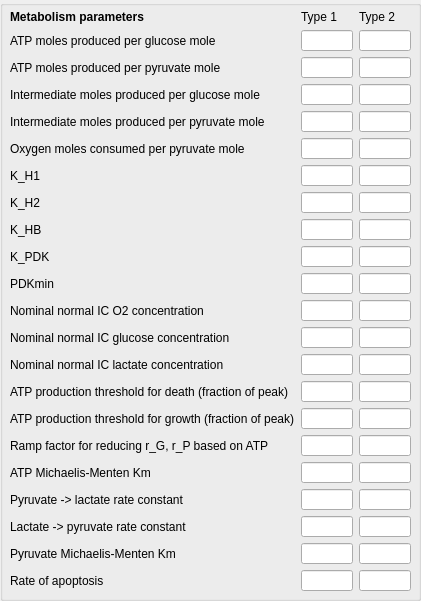
           <widget class="QGroupBox" name="groupBox_metabolism">
            <property name="geometry">
             <rect>
              <x>590</x>
              <y>30</y>
              <width>421</width>
              <height>601</height>
             </rect>
            </property>
            <property name="title">
             <string/>
            </property>
            <widget class="QWidget" name="gridLayoutWidget_2">
             <property name="geometry">
              <rect>
               <x>10</x>
               <y>10</y>
               <width>401</width>
               <height>581</height>
              </rect>
             </property>
             <layout class="QGridLayout" name="gridLayout_4">
              <item row="1" column="2">
               <widget class="QLineEdit" name="line_N_GA_2">
                <property name="maximumSize">
                 <size>
                  <width>60</width>
                  <height>16777215</height>
                 </size>
                </property>
                <property name="alignment">
                 <set>Qt::AlignRight|Qt::AlignTrailing|Qt::AlignVCenter</set>
                </property>
               </widget>
              </item>
              <item row="1" column="1">
               <widget class="QLineEdit" name="line_N_GA_1">
                <property name="maximumSize">
                 <size>
                  <width>60</width>
                  <height>16777215</height>
                 </size>
                </property>
                <property name="alignment">
                 <set>Qt::AlignRight|Qt::AlignTrailing|Qt::AlignVCenter</set>
                </property>
               </widget>
              </item>
              <item row="1" column="0">
               <widget class="QMyLabel" name="label_N_GA_1">
                <property name="text">
                 <string>ATP moles produced per glucose mole</string>
                </property>
               </widget>
              </item>
              <item row="0" column="0">
               <widget class="QLabel" name="alabel_metab_params">
                <property name="font">
                 <font>
                  <weight>75</weight>
                  <bold>true</bold>
                 </font>
                </property>
                <property name="text">
                 <string>Metabolism parameters</string>
                </property>
               </widget>
              </item>
              <item row="0" column="1">
               <widget class="QLabel" name="alabel_11">
                <property name="text">
                 <string>Type 1</string>
                </property>
               </widget>
              </item>
              <item row="0" column="2">
               <widget class="QLabel" name="alabel_12">
                <property name="text">
                 <string>Type 2</string>
                </property>
               </widget>
              </item>
              <item row="2" column="1">
               <widget class="QLineEdit" name="line_N_PA_1">
                <property name="maximumSize">
                 <size>
                  <width>60</width>
                  <height>16777215</height>
                 </size>
                </property>
                <property name="alignment">
                 <set>Qt::AlignRight|Qt::AlignTrailing|Qt::AlignVCenter</set>
                </property>
               </widget>
              </item>
              <item row="3" column="1">
               <widget class="QLineEdit" name="line_N_GI_1">
                <property name="maximumSize">
                 <size>
                  <width>60</width>
                  <height>16777215</height>
                 </size>
                </property>
                <property name="alignment">
                 <set>Qt::AlignRight|Qt::AlignTrailing|Qt::AlignVCenter</set>
                </property>
               </widget>
              </item>
              <item row="4" column="1">
               <widget class="QLineEdit" name="line_N_PI_1">
                <property name="maximumSize">
                 <size>
                  <width>60</width>
                  <height>16777215</height>
                 </size>
                </property>
                <property name="alignment">
                 <set>Qt::AlignRight|Qt::AlignTrailing|Qt::AlignVCenter</set>
                </property>
               </widget>
              </item>
              <item row="5" column="1">
               <widget class="QLineEdit" name="line_N_PO_1">
                <property name="maximumSize">
                 <size>
                  <width>60</width>
                  <height>16777215</height>
                 </size>
                </property>
                <property name="alignment">
                 <set>Qt::AlignRight|Qt::AlignTrailing|Qt::AlignVCenter</set>
                </property>
               </widget>
              </item>
              <item row="2" column="0">
               <widget class="QMyLabel" name="label_N_PA_1">
                <property name="text">
                 <string>ATP moles produced per pyruvate mole</string>
                </property>
               </widget>
              </item>
              <item row="3" column="0">
               <widget class="QMyLabel" name="label_N_GI_1">
                <property name="text">
                 <string>Intermediate moles produced per glucose mole</string>
                </property>
               </widget>
              </item>
              <item row="4" column="0">
               <widget class="QMyLabel" name="label_N_PI_1">
                <property name="text">
                 <string>Intermediate moles produced per pyruvate mole</string>
                </property>
               </widget>
              </item>
              <item row="5" column="0">
               <widget class="QMyLabel" name="label_N_PO_1">
                <property name="text">
                 <string>Oxygen moles consumed per pyruvate mole</string>
                </property>
               </widget>
              </item>
              <item row="6" column="1">
               <widget class="QLineEdit" name="line_K_H1_1">
                <property name="maximumSize">
                 <size>
                  <width>60</width>
                  <height>16777215</height>
                 </size>
                </property>
                <property name="alignment">
                 <set>Qt::AlignRight|Qt::AlignTrailing|Qt::AlignVCenter</set>
                </property>
               </widget>
              </item>
              <item row="7" column="1">
               <widget class="QLineEdit" name="line_K_H2_1">
                <property name="maximumSize">
                 <size>
                  <width>60</width>
                  <height>16777215</height>
                 </size>
                </property>
                <property name="alignment">
                 <set>Qt::AlignRight|Qt::AlignTrailing|Qt::AlignVCenter</set>
                </property>
               </widget>
              </item>
              <item row="8" column="1">
               <widget class="QLineEdit" name="line_K_HB_1">
                <property name="maximumSize">
                 <size>
                  <width>60</width>
                  <height>16777215</height>
                 </size>
                </property>
                <property name="alignment">
                 <set>Qt::AlignRight|Qt::AlignTrailing|Qt::AlignVCenter</set>
                </property>
               </widget>
              </item>
              <item row="6" column="0">
               <widget class="QMyLabel" name="label_K_H1_1">
                <property name="text">
                 <string>K_H1</string>
                </property>
               </widget>
              </item>
              <item row="7" column="0">
               <widget class="QMyLabel" name="label_K_H2_1">
                <property name="text">
                 <string>K_H2</string>
                </property>
               </widget>
              </item>
              <item row="8" column="0">
               <widget class="QMyLabel" name="label_K_HB_1">
                <property name="text">
                 <string>K_HB</string>
                </property>
               </widget>
              </item>
              <item row="14" column="1">
               <widget class="QLineEdit" name="line_ATP_S_1">
                <property name="maximumSize">
                 <size>
                  <width>60</width>
                  <height>16777215</height>
                 </size>
                </property>
                <property name="alignment">
                 <set>Qt::AlignRight|Qt::AlignTrailing|Qt::AlignVCenter</set>
                </property>
               </widget>
              </item>
              <item row="18" column="1">
               <widget class="QLineEdit" name="line_K_PL_1">
                <property name="maximumSize">
                 <size>
                  <width>60</width>
                  <height>16777215</height>
                 </size>
                </property>
                <property name="alignment">
                 <set>Qt::AlignRight|Qt::AlignTrailing|Qt::AlignVCenter</set>
                </property>
               </widget>
              </item>
              <item row="19" column="1">
               <widget class="QLineEdit" name="line_K_LP_1">
                <property name="maximumSize">
                 <size>
                  <width>60</width>
                  <height>16777215</height>
                 </size>
                </property>
                <property name="alignment">
                 <set>Qt::AlignRight|Qt::AlignTrailing|Qt::AlignVCenter</set>
                </property>
               </widget>
              </item>
              <item row="14" column="0">
               <widget class="QMyLabel" name="label_ATP_S_1">
                <property name="text">
                 <string>ATP production threshold for death (fraction of peak)</string>
                </property>
               </widget>
              </item>
              <item row="18" column="0">
               <widget class="QMyLabel" name="label_K_PL_1">
                <property name="text">
                 <string>Pyruvate -&gt; lactate rate constant</string>
                </property>
               </widget>
              </item>
              <item row="19" column="0">
               <widget class="QMyLabel" name="label_K_LP_1">
                <property name="text">
                 <string>Lactate -&gt; pyruvate rate constant</string>
                </property>
               </widget>
              </item>
              <item row="2" column="2">
               <widget class="QLineEdit" name="line_N_PA_2">
                <property name="maximumSize">
                 <size>
                  <width>60</width>
                  <height>16777215</height>
                 </size>
                </property>
                <property name="alignment">
                 <set>Qt::AlignRight|Qt::AlignTrailing|Qt::AlignVCenter</set>
                </property>
               </widget>
              </item>
              <item row="3" column="2">
               <widget class="QLineEdit" name="line_N_GI_2">
                <property name="maximumSize">
                 <size>
                  <width>60</width>
                  <height>16777215</height>
                 </size>
                </property>
                <property name="alignment">
                 <set>Qt::AlignRight|Qt::AlignTrailing|Qt::AlignVCenter</set>
                </property>
               </widget>
              </item>
              <item row="4" column="2">
               <widget class="QLineEdit" name="line_N_PI_2">
                <property name="maximumSize">
                 <size>
                  <width>60</width>
                  <height>16777215</height>
                 </size>
                </property>
                <property name="alignment">
                 <set>Qt::AlignRight|Qt::AlignTrailing|Qt::AlignVCenter</set>
                </property>
               </widget>
              </item>
              <item row="5" column="2">
               <widget class="QLineEdit" name="line_N_PO_2">
                <property name="maximumSize">
                 <size>
                  <width>60</width>
                  <height>16777215</height>
                 </size>
                </property>
                <property name="alignment">
                 <set>Qt::AlignRight|Qt::AlignTrailing|Qt::AlignVCenter</set>
                </property>
               </widget>
              </item>
              <item row="6" column="2">
               <widget class="QLineEdit" name="line_K_H1_2">
                <property name="maximumSize">
                 <size>
                  <width>60</width>
                  <height>16777215</height>
                 </size>
                </property>
                <property name="alignment">
                 <set>Qt::AlignRight|Qt::AlignTrailing|Qt::AlignVCenter</set>
                </property>
               </widget>
              </item>
              <item row="7" column="2">
               <widget class="QLineEdit" name="line_K_H2_2">
                <property name="maximumSize">
                 <size>
                  <width>60</width>
                  <height>16777215</height>
                 </size>
                </property>
                <property name="alignment">
                 <set>Qt::AlignRight|Qt::AlignTrailing|Qt::AlignVCenter</set>
                </property>
               </widget>
              </item>
              <item row="8" column="2">
               <widget class="QLineEdit" name="line_K_HB_2">
                <property name="maximumSize">
                 <size>
                  <width>60</width>
                  <height>16777215</height>
                 </size>
                </property>
                <property name="alignment">
                 <set>Qt::AlignRight|Qt::AlignTrailing|Qt::AlignVCenter</set>
                </property>
               </widget>
              </item>
              <item row="14" column="2">
               <widget class="QLineEdit" name="line_ATP_S_2">
                <property name="maximumSize">
                 <size>
                  <width>60</width>
                  <height>16777215</height>
                 </size>
                </property>
                <property name="alignment">
                 <set>Qt::AlignRight|Qt::AlignTrailing|Qt::AlignVCenter</set>
                </property>
               </widget>
              </item>
              <item row="18" column="2">
               <widget class="QLineEdit" name="line_K_PL_2">
                <property name="maximumSize">
                 <size>
                  <width>60</width>
                  <height>16777215</height>
                 </size>
                </property>
                <property name="alignment">
                 <set>Qt::AlignRight|Qt::AlignTrailing|Qt::AlignVCenter</set>
                </property>
               </widget>
              </item>
              <item row="19" column="2">
               <widget class="QLineEdit" name="line_K_LP_2">
                <property name="maximumSize">
                 <size>
                  <width>60</width>
                  <height>16777215</height>
                 </size>
                </property>
                <property name="alignment">
                 <set>Qt::AlignRight|Qt::AlignTrailing|Qt::AlignVCenter</set>
                </property>
               </widget>
              </item>
              <item row="9" column="0">
               <widget class="QMyLabel" name="label_K_PDK_1">
                <property name="text">
                 <string>K_PDK</string>
                </property>
               </widget>
              </item>
              <item row="9" column="1">
               <widget class="QLineEdit" name="line_K_PDK_1">
                <property name="maximumSize">
                 <size>
                  <width>60</width>
                  <height>16777215</height>
                 </size>
                </property>
                <property name="alignment">
                 <set>Qt::AlignRight|Qt::AlignTrailing|Qt::AlignVCenter</set>
                </property>
               </widget>
              </item>
              <item row="9" column="2">
               <widget class="QLineEdit" name="line_K_PDK_2">
                <property name="maximumSize">
                 <size>
                  <width>60</width>
                  <height>16777215</height>
                 </size>
                </property>
                <property name="alignment">
                 <set>Qt::AlignRight|Qt::AlignTrailing|Qt::AlignVCenter</set>
                </property>
               </widget>
              </item>
              <item row="21" column="1">
               <widget class="QLineEdit" name="line_APOPTOSIS_RATE_1">
                <property name="maximumSize">
                 <size>
                  <width>60</width>
                  <height>16777215</height>
                 </size>
                </property>
                <property name="alignment">
                 <set>Qt::AlignRight|Qt::AlignTrailing|Qt::AlignVCenter</set>
                </property>
               </widget>
              </item>
              <item row="21" column="2">
               <widget class="QLineEdit" name="line_APOPTOSIS_RATE_2">
                <property name="maximumSize">
                 <size>
                  <width>60</width>
                  <height>16777215</height>
                 </size>
                </property>
                <property name="alignment">
                 <set>Qt::AlignRight|Qt::AlignTrailing|Qt::AlignVCenter</set>
                </property>
               </widget>
              </item>
              <item row="21" column="0">
               <widget class="QMyLabel" name="label_APOPTOSIS_RATE_1">
                <property name="text">
                 <string>Rate of apoptosis</string>
                </property>
               </widget>
              </item>
              <item row="20" column="0">
               <widget class="QMyLabel" name="label_PYRUVATE_MM_KM_1">
                <property name="font">
                 <font>
                  <weight>50</weight>
                  <bold>false</bold>
                 </font>
                </property>
                <property name="text">
                 <string>Pyruvate Michaelis-Menten Km</string>
                </property>
               </widget>
              </item>
              <item row="20" column="1">
               <widget class="QLineEdit" name="line_PYRUVATE_MM_KM_1">
                <property name="maximumSize">
                 <size>
                  <width>60</width>
                  <height>16777215</height>
                 </size>
                </property>
                <property name="alignment">
                 <set>Qt::AlignRight|Qt::AlignTrailing|Qt::AlignVCenter</set>
                </property>
               </widget>
              </item>
              <item row="20" column="2">
               <widget class="QLineEdit" name="line_PYRUVATE_MM_KM_2">
                <property name="maximumSize">
                 <size>
                  <width>60</width>
                  <height>16777215</height>
                 </size>
                </property>
                <property name="alignment">
                 <set>Qt::AlignRight|Qt::AlignTrailing|Qt::AlignVCenter</set>
                </property>
               </widget>
              </item>
              <item row="10" column="0">
               <widget class="QMyLabel" name="label_PDKMIN_1">
                <property name="text">
                 <string>PDKmin</string>
                </property>
               </widget>
              </item>
              <item row="10" column="1">
               <widget class="QLineEdit" name="line_PDKMIN_1">
                <property name="maximumSize">
                 <size>
                  <width>60</width>
                  <height>16777215</height>
                 </size>
                </property>
                <property name="alignment">
                 <set>Qt::AlignRight|Qt::AlignTrailing|Qt::AlignVCenter</set>
                </property>
               </widget>
              </item>
              <item row="10" column="2">
               <widget class="QLineEdit" name="line_PDKMIN_2">
                <property name="maximumSize">
                 <size>
                  <width>60</width>
                  <height>16777215</height>
                 </size>
                </property>
                <property name="alignment">
                 <set>Qt::AlignRight|Qt::AlignTrailing|Qt::AlignVCenter</set>
                </property>
               </widget>
              </item>
              <item row="11" column="1">
               <widget class="QLineEdit" name="line_C_O2_NORM_1">
                <property name="enabled">
                 <bool>true</bool>
                </property>
                <property name="maximumSize">
                 <size>
                  <width>60</width>
                  <height>16777215</height>
                 </size>
                </property>
                <property name="alignment">
                 <set>Qt::AlignRight|Qt::AlignTrailing|Qt::AlignVCenter</set>
                </property>
               </widget>
              </item>
              <item row="11" column="2">
               <widget class="QLineEdit" name="line_C_O2_NORM_2">
                <property name="enabled">
                 <bool>true</bool>
                </property>
                <property name="maximumSize">
                 <size>
                  <width>60</width>
                  <height>16777215</height>
                 </size>
                </property>
                <property name="alignment">
                 <set>Qt::AlignRight|Qt::AlignTrailing|Qt::AlignVCenter</set>
                </property>
               </widget>
              </item>
              <item row="11" column="0">
               <widget class="QMyLabel" name="label_C_O2_NORM_1">
                <property name="enabled">
                 <bool>true</bool>
                </property>
                <property name="text">
                 <string>Nominal normal IC O2 concentration</string>
                </property>
               </widget>
              </item>
              <item row="12" column="1">
               <widget class="QLineEdit" name="line_C_G_NORM_1">
                <property name="enabled">
                 <bool>true</bool>
                </property>
                <property name="maximumSize">
                 <size>
                  <width>60</width>
                  <height>16777215</height>
                 </size>
                </property>
                <property name="alignment">
                 <set>Qt::AlignRight|Qt::AlignTrailing|Qt::AlignVCenter</set>
                </property>
               </widget>
              </item>
              <item row="12" column="2">
               <widget class="QLineEdit" name="line_C_G_NORM_2">
                <property name="enabled">
                 <bool>true</bool>
                </property>
                <property name="maximumSize">
                 <size>
                  <width>60</width>
                  <height>16777215</height>
                 </size>
                </property>
                <property name="alignment">
                 <set>Qt::AlignRight|Qt::AlignTrailing|Qt::AlignVCenter</set>
                </property>
               </widget>
              </item>
              <item row="12" column="0">
               <widget class="QMyLabel" name="label_C_G_NORM_1">
                <property name="enabled">
                 <bool>true</bool>
                </property>
                <property name="text">
                 <string>Nominal normal IC glucose concentration</string>
                </property>
               </widget>
              </item>
              <item row="13" column="1">
               <widget class="QLineEdit" name="line_C_L_NORM_1">
                <property name="enabled">
                 <bool>true</bool>
                </property>
                <property name="maximumSize">
                 <size>
                  <width>60</width>
                  <height>16777215</height>
                 </size>
                </property>
                <property name="alignment">
                 <set>Qt::AlignRight|Qt::AlignTrailing|Qt::AlignVCenter</set>
                </property>
               </widget>
              </item>
              <item row="13" column="2">
               <widget class="QLineEdit" name="line_C_L_NORM_2">
                <property name="enabled">
                 <bool>true</bool>
                </property>
                <property name="maximumSize">
                 <size>
                  <width>60</width>
                  <height>16777215</height>
                 </size>
                </property>
                <property name="alignment">
                 <set>Qt::AlignRight|Qt::AlignTrailing|Qt::AlignVCenter</set>
                </property>
               </widget>
              </item>
              <item row="13" column="0">
               <widget class="QMyLabel" name="label_C_L_NORM_1">
                <property name="enabled">
                 <bool>true</bool>
                </property>
                <property name="text">
                 <string>Nominal normal IC lactate concentration</string>
                </property>
               </widget>
              </item>
              <item row="17" column="1">
               <widget class="QLineEdit" name="line_ATP_MM_KM_1">
                <property name="maximumSize">
                 <size>
                  <width>60</width>
                  <height>16777215</height>
                 </size>
                </property>
                <property name="alignment">
                 <set>Qt::AlignRight|Qt::AlignTrailing|Qt::AlignVCenter</set>
                </property>
               </widget>
              </item>
              <item row="17" column="2">
               <widget class="QLineEdit" name="line_ATP_MM_KM_2">
                <property name="maximumSize">
                 <size>
                  <width>60</width>
                  <height>16777215</height>
                 </size>
                </property>
                <property name="alignment">
                 <set>Qt::AlignRight|Qt::AlignTrailing|Qt::AlignVCenter</set>
                </property>
               </widget>
              </item>
              <item row="17" column="0">
               <widget class="QMyLabel" name="label_ATP_MM_KM_1">
                <property name="text">
                 <string>ATP Michaelis-Menten Km</string>
                </property>
               </widget>
              </item>
              <item row="15" column="1">
               <widget class="QLineEdit" name="line_ATP_G_1">
                <property name="maximumSize">
                 <size>
                  <width>60</width>
                  <height>16777215</height>
                 </size>
                </property>
                <property name="alignment">
                 <set>Qt::AlignRight|Qt::AlignTrailing|Qt::AlignVCenter</set>
                </property>
               </widget>
              </item>
              <item row="15" column="2">
               <widget class="QLineEdit" name="line_ATP_G_2">
                <property name="maximumSize">
                 <size>
                  <width>60</width>
                  <height>16777215</height>
                 </size>
                </property>
                <property name="alignment">
                 <set>Qt::AlignRight|Qt::AlignTrailing|Qt::AlignVCenter</set>
                </property>
               </widget>
              </item>
              <item row="15" column="0">
               <widget class="QMyLabel" name="label_ATP_G_1">
                <property name="text">
                 <string>ATP production threshold for growth (fraction of peak)</string>
                </property>
               </widget>
              </item>
              <item row="16" column="1">
               <widget class="QLineEdit" name="line_ATP_RAMP_1">
                <property name="maximumSize">
                 <size>
                  <width>60</width>
                  <height>16777215</height>
                 </size>
                </property>
                <property name="alignment">
                 <set>Qt::AlignRight|Qt::AlignTrailing|Qt::AlignVCenter</set>
                </property>
               </widget>
              </item>
              <item row="16" column="2">
               <widget class="QLineEdit" name="line_ATP_RAMP_2">
                <property name="maximumSize">
                 <size>
                  <width>60</width>
                  <height>16777215</height>
                 </size>
                </property>
                <property name="alignment">
                 <set>Qt::AlignRight|Qt::AlignTrailing|Qt::AlignVCenter</set>
                </property>
               </widget>
              </item>
              <item row="16" column="0">
               <widget class="QMyLabel" name="label_ATP_RAMP_1">
                <property name="text">
                 <string>Ramp factor for reducing r_G, r_P based on ATP</string>
                </property>
               </widget>
              </item>
             </layout>
            </widget>
           </widget>
